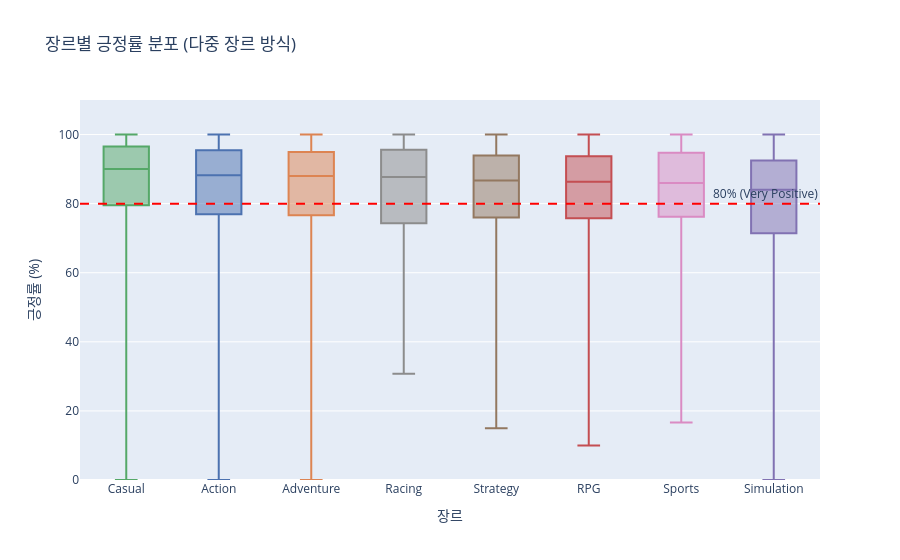

The notebook cell saved with this chart:
### Markdown cell above
## 4. 장르별 긍정률 분포 (유저 만족도)

### Code cell
genre_order_pos = (
    df.groupby('genre')['positive_rate']
    .median()
    .sort_values(ascending=False)
    .index.tolist()
)

fig = px.box(
    df,
    x='genre', y='positive_rate',
    category_orders={'genre': genre_order_pos},
    color='genre',
    color_discrete_map=COLOR_MAP,
    points=False,
    title='장르별 긍정률 분포 (다중 장르 방식)',
    labels={'genre': '장르', 'positive_rate': '긍정률 (%)'},
)
fig.add_hline(y=80, line_dash='dash', line_color='red',
              annotation_text='80% (Very Positive)', annotation_position='top right')
fig.update_layout(showlegend=False, yaxis_range=[0, 110])
fig.show()

print('장르별 긍정률 통계:')
display(
    df.groupby('genre')['positive_rate']
    .agg(['count', 'median', 'mean', 'std'])
    .round(2)
    .sort_values('median', ascending=False)
)

### Figure 1 — Plotly figure (JSON) as saved in the notebook; plotly's stock layout.template omitted (floating-point values rounded to 4 significant figures; data arrays with more than 128 entries replaced by an {"elided": "..."} marker saying what was removed)
{"data": [{"alignmentgroup": "True", "boxpoints": false, "hovertemplate": "장르=%{x}<br>긍정률 (%)=%{y}<extra></extra>", "legendgroup": "Casual", "marker": {"color": "#55A868"}, "name": "Casual", "notched": false, "offsetgroup": "Casual", "orientation": "v", "showlegend": true, "type": "box", "x": {"elided": "3870 str values"}, "x0": " ", "xaxis": "x", "y": {"elided": "3870 float values"}, "y0": " ", "yaxis": "y"}, {"alignmentgroup": "True", "boxpoints": false, "hovertemplate": "장르=%{x}<br>긍정률 (%)=%{y}<extra></extra>", "legendgroup": "Action", "marker": {"color": "#4C72B0"}, "name": "Action", "notched": false, "offsetgroup": "Action", "orientation": "v", "showlegend": true, "type": "box", "x": {"elided": "3846 str values"}, "x0": " ", "xaxis": "x", "y": {"elided": "3846 float values"}, "y0": " ", "yaxis": "y"}, {"alignmentgroup": "True", "boxpoints": false, "hovertemplate": "장르=%{x}<br>긍정률 (%)=%{y}<extra></extra>", "legendgroup": "Adventure", "marker": {"color": "#DD8452"}, "name": "Adventure", "notched": false, "offsetgroup": "Adventure", "orientation": "v", "showlegend": true, "type": "box", "x": {"elided": "4496 str values"}, "x0": " ", "xaxis": "x", "y": {"elided": "4496 float values"}, "y0": " ", "yaxis": "y"}, {"alignmentgroup": "True", "boxpoints": false, "hovertemplate": "장르=%{x}<br>긍정률 (%)=%{y}<extra></extra>", "legendgroup": "Racing", "marker": {"color": "#8C8C8C"}, "name": "Racing", "notched": false, "offsetgroup": "Racing", "orientation": "v", "showlegend": true, "type": "box", "x": {"elided": "283 str values"}, "x0": " ", "xaxis": "x", "y": {"elided": "283 float values"}, "y0": " ", "yaxis": "y"}, {"alignmentgroup": "True", "boxpoints": false, "hovertemplate": "장르=%{x}<br>긍정률 (%)=%{y}<extra></extra>", "legendgroup": "Strategy", "marker": {"color": "#937860"}, "name": "Strategy", "notched": false, "offsetgroup": "Strategy", "orientation": "v", "showlegend": true, "type": "box", "x": {"elided": "1916 str values"}, "x0": " ", "xaxis": "x", "y": {"elided": "1916 float values"}, "y0": " ", "yaxis": "y"}, {"alignmentgroup": "True", "boxpoints": false, "hovertemplate": "장르=%{x}<br>긍정률 (%)=%{y}<extra></extra>", "legendgroup": "RPG", "marker": {"color": "#C44E52"}, "name": "RPG", "notched": false, "offsetgroup": "RPG", "orientation": "v", "showlegend": true, "type": "box", "x": {"elided": "1967 str values"}, "x0": " ", "xaxis": "x", "y": {"elided": "1967 float values"}, "y0": " ", "yaxis": "y"}, {"alignmentgroup": "True", "boxpoints": false, "hovertemplate": "장르=%{x}<br>긍정률 (%)=%{y}<extra></extra>", "legendgroup": "Sports", "marker": {"color": "#DA8BC3"}, "name": "Sports", "notched": false, "offsetgroup": "Sports", "orientation": "v", "showlegend": true, "type": "box", "x": {"elided": "323 str values"}, "x0": " ", "xaxis": "x", "y": {"elided": "323 float values"}, "y0": " ", "yaxis": "y"}, {"alignmentgroup": "True", "boxpoints": false, "hovertemplate": "장르=%{x}<br>긍정률 (%)=%{y}<extra></extra>", "legendgroup": "Simulation", "marker": {"color": "#8172B2"}, "name": "Simulation", "notched": false, "offsetgroup": "Simulation", "orientation": "v", "showlegend": true, "type": "box", "x": {"elided": "2308 str values"}, "x0": " ", "xaxis": "x", "y": {"elided": "2308 float values"}, "y0": " ", "yaxis": "y"}], "layout": {"annotations": [{"showarrow": false, "text": "80% (Very Positive)", "x": 1, "xanchor": "right", "xref": "x domain", "y": 80, "yanchor": "bottom", "yref": "y"}], "boxmode": "overlay", "legend": {"title": {"text": "장르"}, "tracegroupgap": 0}, "shapes": [{"line": {"color": "red", "dash": "dash"}, "type": "line", "x0": 0, "x1": 1, "xref": "x domain", "y0": 80, "y1": 80, "yref": "y"}], "showlegend": false, "title": {"text": "장르별 긍정률 분포 (다중 장르 방식)"}, "xaxis": {"anchor": "y", "categoryarray": ["Casual", "Action", "Adventure", "Racing", "Strategy", "RPG", "Sports", "Simulation"], "categoryorder": "array", "domain": [0, 1], "title": {"text": "장르"}}, "yaxis": {"anchor": "x", "domain": [0, 1], "range": [0, 110], "title": {"text": "긍정률 (%)"}}}}
